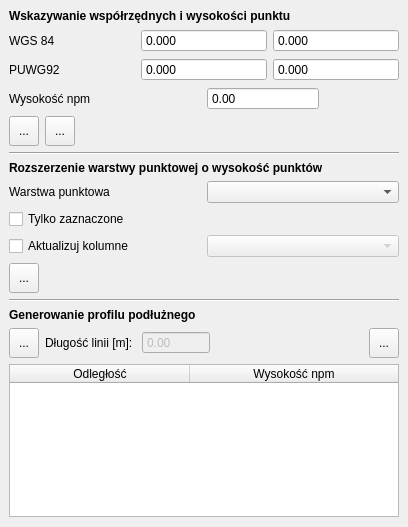
<?xml version="1.0" encoding="UTF-8"?>
<ui version="4.0">
 <class>GugikNmtDockWidgetBase</class>
 <widget class="QDockWidget" name="GugikNmtDockWidgetBase">
  <property name="geometry">
   <rect>
    <x>0</x>
    <y>0</y>
    <width>408</width>
    <height>527</height>
   </rect>
  </property>
  <property name="minimumSize">
   <size>
    <width>408</width>
    <height>527</height>
   </size>
  </property>
  <property name="windowTitle">
   <string>Narzędzia GUGiK NMT</string>
  </property>
  <widget class="QWidget" name="dockWidgetContents">
   <layout class="QVBoxLayout" name="verticalLayout_3">
    <item>
     <widget class="QLabel" name="label_4">
      <property name="text">
       <string>&lt;html&gt;&lt;head/&gt;&lt;body&gt;&lt;p&gt;&lt;span style=&quot; font-weight:600;&quot;&gt;Wskazywanie współrzędnych i wysokości punktu&lt;/span&gt;&lt;/p&gt;&lt;/body&gt;&lt;/html&gt;</string>
      </property>
     </widget>
    </item>
    <item>
     <layout class="QVBoxLayout" name="verticalLayout">
      <item>
       <layout class="QHBoxLayout" name="horizontalLayout_4">
        <item>
         <widget class="QLabel" name="label">
          <property name="text">
           <string>WGS 84</string>
          </property>
         </widget>
        </item>
        <item>
         <widget class="QDoubleSpinBox" name="dsbWgsX">
          <property name="buttonSymbols">
           <enum>QAbstractSpinBox::NoButtons</enum>
          </property>
          <property name="decimals">
           <number>3</number>
          </property>
          <property name="minimum">
           <double>0.000000000000000</double>
          </property>
          <property name="maximum">
           <double>9999.000000000000000</double>
          </property>
         </widget>
        </item>
        <item>
         <widget class="QDoubleSpinBox" name="dsbWgsY">
          <property name="buttonSymbols">
           <enum>QAbstractSpinBox::NoButtons</enum>
          </property>
          <property name="decimals">
           <number>3</number>
          </property>
          <property name="maximum">
           <double>9999.000000000000000</double>
          </property>
         </widget>
        </item>
       </layout>
      </item>
      <item>
       <layout class="QHBoxLayout" name="horizontalLayout">
        <item>
         <widget class="QLabel" name="label_2">
          <property name="text">
           <string>PUWG92</string>
          </property>
         </widget>
        </item>
        <item>
         <widget class="QDoubleSpinBox" name="dbs92X">
          <property name="buttonSymbols">
           <enum>QAbstractSpinBox::NoButtons</enum>
          </property>
          <property name="decimals">
           <number>3</number>
          </property>
          <property name="maximum">
           <double>999999.000000000000000</double>
          </property>
         </widget>
        </item>
        <item>
         <widget class="QDoubleSpinBox" name="dbs92Y">
          <property name="buttonSymbols">
           <enum>QAbstractSpinBox::NoButtons</enum>
          </property>
          <property name="decimals">
           <number>3</number>
          </property>
          <property name="maximum">
           <double>999999.000000000000000</double>
          </property>
         </widget>
        </item>
       </layout>
      </item>
      <item>
       <layout class="QHBoxLayout" name="horizontalLayout_5">
        <item>
         <widget class="QLabel" name="label_3">
          <property name="text">
           <string>Wysokość npm</string>
          </property>
         </widget>
        </item>
        <item alignment="Qt::AlignLeft">
         <widget class="QDoubleSpinBox" name="dbsHeight">
          <property name="minimumSize">
           <size>
            <width>112</width>
            <height>0</height>
           </size>
          </property>
          <property name="readOnly">
           <bool>true</bool>
          </property>
          <property name="buttonSymbols">
           <enum>QAbstractSpinBox::NoButtons</enum>
          </property>
          <property name="maximum">
           <double>10000.000000000000000</double>
          </property>
         </widget>
        </item>
       </layout>
      </item>
     </layout>
    </item>
    <item>
     <layout class="QHBoxLayout" name="horizontalLayout_6">
      <item alignment="Qt::AlignLeft">
       <widget class="QToolButton" name="tbGetPoint">
        <property name="minimumSize">
         <size>
          <width>30</width>
          <height>30</height>
         </size>
        </property>
        <property name="toolTip">
         <string>&lt;html&gt;&lt;head/&gt;&lt;body&gt;&lt;p&gt;Wyznacz wysokość w nowym punkcie&lt;/p&gt;&lt;/body&gt;&lt;/html&gt;</string>
        </property>
        <property name="text">
         <string>...</string>
        </property>
        <property name="iconSize">
         <size>
          <width>24</width>
          <height>24</height>
         </size>
        </property>
        <property name="checkable">
         <bool>true</bool>
        </property>
       </widget>
      </item>
      <item alignment="Qt::AlignLeft">
       <widget class="QToolButton" name="tbCreateTempLyr">
        <property name="minimumSize">
         <size>
          <width>30</width>
          <height>30</height>
         </size>
        </property>
        <property name="toolTip">
         <string>&lt;html&gt;&lt;head/&gt;&lt;body&gt;&lt;p&gt;Zapisz punkty jako warstwę tymczasową&lt;/p&gt;&lt;/body&gt;&lt;/html&gt;</string>
        </property>
        <property name="text">
         <string>...</string>
        </property>
        <property name="iconSize">
         <size>
          <width>24</width>
          <height>24</height>
         </size>
        </property>
       </widget>
      </item>
      <item>
       <spacer name="horizontalSpacer">
        <property name="orientation">
         <enum>Qt::Horizontal</enum>
        </property>
        <property name="sizeHint" stdset="0">
         <size>
          <width>40</width>
          <height>20</height>
         </size>
        </property>
       </spacer>
      </item>
     </layout>
    </item>
    <item>
     <widget class="Line" name="line">
      <property name="orientation">
       <enum>Qt::Horizontal</enum>
      </property>
     </widget>
    </item>
    <item>
     <layout class="QVBoxLayout" name="verticalLayout_2">
      <item>
       <widget class="QLabel" name="label_5">
        <property name="text">
         <string>&lt;html&gt;&lt;head/&gt;&lt;body&gt;&lt;p&gt;&lt;span style=&quot; font-weight:600;&quot;&gt;Rozszerzenie warstwy punktowej o wysokość punktów&lt;/span&gt;&lt;/p&gt;&lt;/body&gt;&lt;/html&gt;</string>
        </property>
       </widget>
      </item>
      <item>
       <layout class="QHBoxLayout" name="horizontalLayout_2">
        <item>
         <widget class="QLabel" name="label_6">
          <property name="text">
           <string>Warstwa punktowa</string>
          </property>
         </widget>
        </item>
        <item>
         <widget class="QgsMapLayerComboBox" name="cbLayers"/>
        </item>
       </layout>
      </item>
      <item>
       <widget class="QCheckBox" name="cbxSelectedOnly">
        <property name="text">
         <string>Tylko zaznaczone</string>
        </property>
       </widget>
      </item>
      <item>
       <layout class="QHBoxLayout" name="horizontalLayout_3">
        <item>
         <widget class="QCheckBox" name="cbxUpdateField">
          <property name="text">
           <string>Aktualizuj kolumne</string>
          </property>
         </widget>
        </item>
        <item>
         <widget class="QComboBox" name="cbFields">
          <property name="enabled">
           <bool>false</bool>
          </property>
         </widget>
        </item>
       </layout>
      </item>
      <item>
       <widget class="QToolButton" name="tbExtendLayer">
        <property name="minimumSize">
         <size>
          <width>30</width>
          <height>30</height>
         </size>
        </property>
        <property name="text">
         <string>...</string>
        </property>
        <property name="iconSize">
         <size>
          <width>24</width>
          <height>24</height>
         </size>
        </property>
       </widget>
      </item>
     </layout>
    </item>
    <item>
     <widget class="Line" name="line_2">
      <property name="orientation">
       <enum>Qt::Horizontal</enum>
      </property>
     </widget>
    </item>
    <item>
     <widget class="QLabel" name="label_7">
      <property name="text">
       <string>&lt;html&gt;&lt;head/&gt;&lt;body&gt;&lt;p&gt;&lt;span style=&quot; font-weight:600;&quot;&gt;Generowanie profilu podłużnego&lt;/span&gt;&lt;/p&gt;&lt;/body&gt;&lt;/html&gt;</string>
      </property>
     </widget>
    </item>
    <item>
     <layout class="QHBoxLayout" name="horizontalLayout_7">
      <item>
       <widget class="QToolButton" name="tbMakeLine">
        <property name="minimumSize">
         <size>
          <width>30</width>
          <height>30</height>
         </size>
        </property>
        <property name="text">
         <string>...</string>
        </property>
        <property name="iconSize">
         <size>
          <width>24</width>
          <height>24</height>
         </size>
        </property>
        <property name="checkable">
         <bool>true</bool>
        </property>
       </widget>
      </item>
      <item>
       <widget class="QLabel" name="label_8">
        <property name="text">
         <string>Długość linii [m]: </string>
        </property>
       </widget>
      </item>
      <item>
       <widget class="QDoubleSpinBox" name="dsbLineLength">
        <property name="enabled">
         <bool>false</bool>
        </property>
        <property name="buttonSymbols">
         <enum>QAbstractSpinBox::NoButtons</enum>
        </property>
        <property name="maximum">
         <double>100000000.000000000000000</double>
        </property>
       </widget>
      </item>
      <item>
       <spacer name="horizontalSpacer_2">
        <property name="orientation">
         <enum>Qt::Horizontal</enum>
        </property>
        <property name="sizeHint" stdset="0">
         <size>
          <width>40</width>
          <height>20</height>
         </size>
        </property>
       </spacer>
      </item>
      <item>
       <widget class="QToolButton" name="tbExportCsv">
        <property name="minimumSize">
         <size>
          <width>30</width>
          <height>30</height>
         </size>
        </property>
        <property name="text">
         <string>...</string>
        </property>
        <property name="iconSize">
         <size>
          <width>24</width>
          <height>24</height>
         </size>
        </property>
       </widget>
      </item>
     </layout>
    </item>
    <item>
     <widget class="QTableWidget" name="twData">
      <property name="editTriggers">
       <set>QAbstractItemView::NoEditTriggers</set>
      </property>
      <property name="selectionMode">
       <enum>QAbstractItemView::NoSelection</enum>
      </property>
      <property name="columnCount">
       <number>2</number>
      </property>
      <attribute name="horizontalHeaderDefaultSectionSize">
       <number>180</number>
      </attribute>
      <attribute name="horizontalHeaderShowSortIndicator" stdset="0">
       <bool>false</bool>
      </attribute>
      <attribute name="horizontalHeaderStretchLastSection">
       <bool>true</bool>
      </attribute>
      <column>
       <property name="text">
        <string>Odległość</string>
       </property>
      </column>
      <column>
       <property name="text">
        <string>Wysokość npm</string>
       </property>
      </column>
     </widget>
    </item>
    <item>
     <spacer name="verticalSpacer">
      <property name="orientation">
       <enum>Qt::Vertical</enum>
      </property>
      <property name="sizeHint" stdset="0">
       <size>
        <width>20</width>
        <height>40</height>
       </size>
      </property>
     </spacer>
    </item>
   </layout>
  </widget>
 </widget>
 <customwidgets>
  <customwidget>
   <class>QgsMapLayerComboBox</class>
   <extends>QComboBox</extends>
   <header>qgsmaplayercombobox.h</header>
  </customwidget>
 </customwidgets>
 <resources/>
 <connections/>
</ui>
